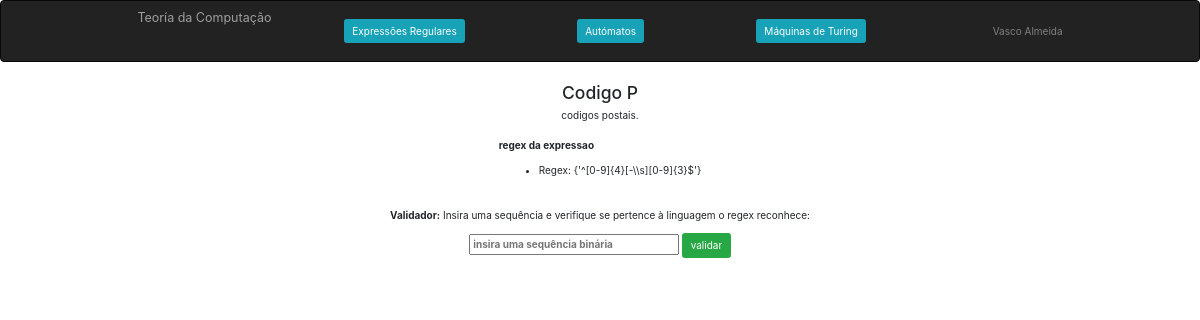
Screenshot of /2/DetalhesExpressao/ with the database file from the repository.
### computacao/models.py (models this page shows, shortened)
class Expressao(models.Model):
    nome = models.CharField(max_length=100)
    descricao = models.CharField(max_length=100)
    regex = models.CharField(max_length=100)
    def print_regex(self):
        return str(set(self.regex.split()))

### computacao/views.py (the view)
# urls.py: path('<int:expressao_id>/DetalhesExpressao/', views.DetalhesExpressao, name='DetalhesExpressao'),
def DetalhesExpressao(request, expressao_id):
    sequencia = None
    resultado = None
    form = SequenciaForm(request.POST or None)
    if form.is_valid():
        sequencia = form.cleaned_data['sequencia']
        resultado = Expressao.objects.get(id=expressao_id).valida_sequencia(sequencia)
    context = {
        'expressao': Expressao.objects.get(id=expressao_id),
        'sequencia': sequencia,
        'resultado': resultado,
        'form': form,
    }
    return render(request, 'computacao/DetalhesExpressao.html', context)

### computacao/forms.py
class SequenciaForm(forms.Form):
    sequencia = forms.CharField(label='',
                                widget=forms.TextInput(attrs={
                                    'placeholder': 'insira uma sequência binária',
                                    'size': '25'
                                }))

### computacao/templates/computacao/DetalhesExpressao.html (shortened to what this page needs)
{% extends 'computacao/layout.html' %}
{% block main %}
    <main class="col-sm-12">
        <h3>{{ expressao.nome|title }}</h3>
        <p>{{ expressao.descricao }}.</p>
        <table align="center">
            <tr align="left">
                <td>
                    <p> <b>regex da expressao</b></p>
                    <ul>
                    <li>Regex: {{ expressao.print_regex }} </li>
                </td>
            </tr>
        </table>
        <br>
        <p><b>Validador:</b> Insira uma sequência e verifique se pertence à linguagem o regex reconhece: </p>
        <form action="{% url 'computacao:DetalhesExpressao' expressao.id %}" method="POST">
           <b>{{ form }}</b>
            <input type="submit" value="validar" class="btn btn-success">
        </form>
        {% if resultado != None %}
            {% if resultado == True %}
                <p>A sequência <b>{{ sequencia }}</b> é aceite pelo regex </p>
            {% else %}
                <p>A sequência <b>{{ sequencia }}</b> não é aceite pelo regex </p>
            {% endif %}
        {% else %}
            <br><br>
        {% endif %}
    </main>
{% endblock %}

### computacao/static/computacao/style.css (style rules this page uses)
table { border-collapse: separate; border-spacing: 15px 5px; }

### rows the page displays
Expressao: nome "Codigo P", descricao "codigos postais", print_regex "{'^[0-9]{4}[-\\\\s][0-9]{3}$'}"
